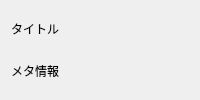
<?xml version="1.0" encoding="UTF-8"?>
<ui version="4.0">
 <class>ItemHeader</class>
 <widget class="QWidget" name="itemHeader"><layout class="QVBoxLayout" name="verticalLayout_itemHeader"><item><widget class="QLabel" name="itemTitleLabel"><property name="text"><string>タイトル</string></property></widget></item><item><widget class="QLabel" name="itemMetaLabel"><property name="text"><string>メタ情報</string></property></widget></item></layout></widget>
 <resources/>
 <connections/>
</ui>
